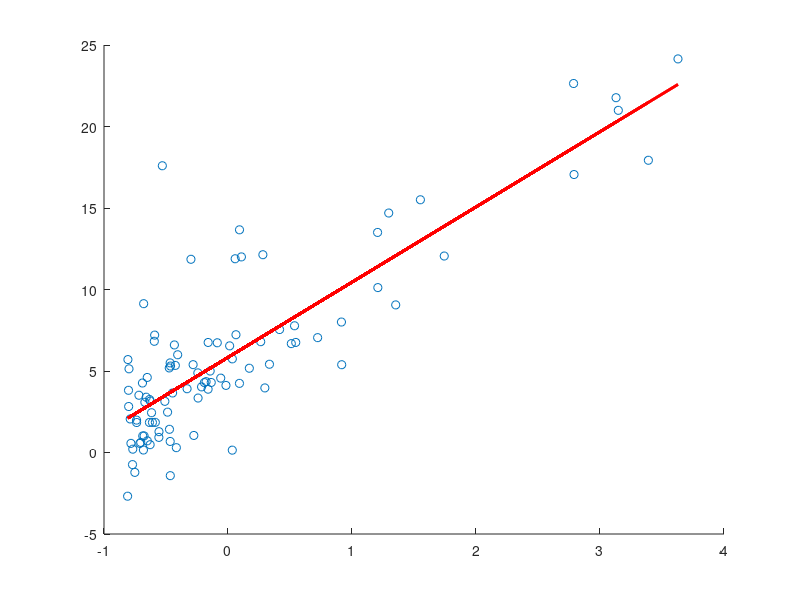
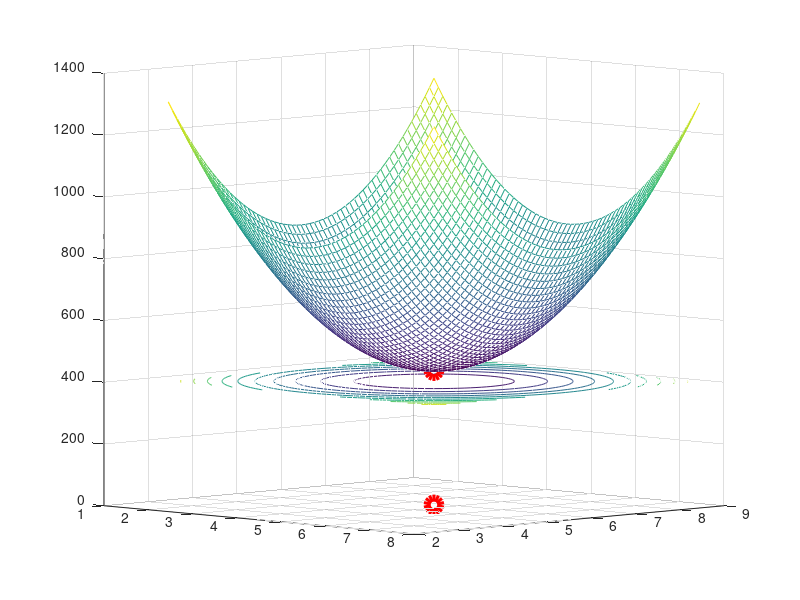
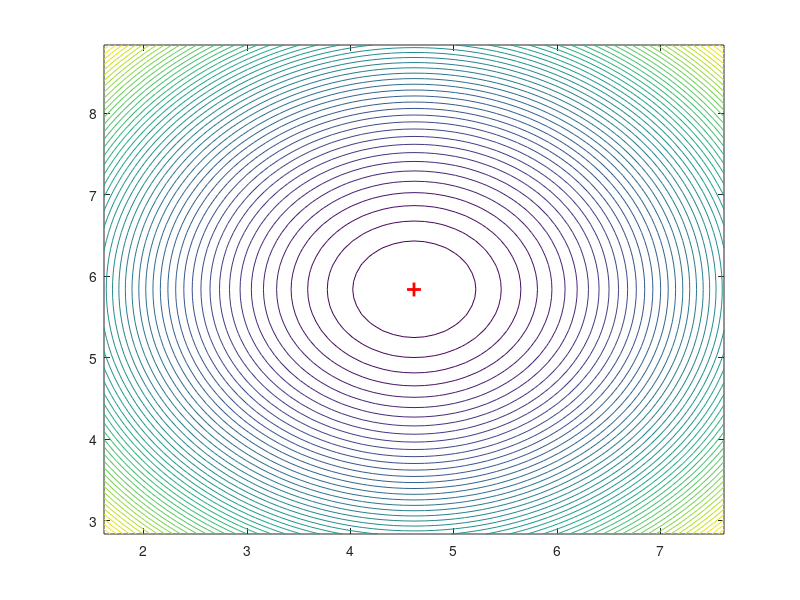

Recreate these plots in MATLAB, in order.
 clc; close all; clear all;

%% Reading training examples in x and y floating point arrays
fprintf('Reading Data \n');
x = textread('q1x.dat', '%f', 'delimiter', '\n', 'whitespace', '');
y = textread('q1y.dat', '%f', 'delimiter', '\n', 'whitespace', '');

x = x-mean(x);
x = x./std(x);

m = size(x,1);
% Number of training examples
fprintf('Number of Training examples: %d\n',m);
n = size(x,2) + 1;
% Number of features
fprintf('Number of features: %d\n',n);


%% Gradient Descent Parameters

eta = 0.1; % Learning Rate
fprintf('Value of Learning Rate: %f\n',eta);
eta = eta/m;


ext_x = cat(2,x,double(ones(m,1))); % adding column of 1 to x

theta = [0; 0]; % initialising theta to zero



%% Gradient Descent

figure;
scatter(x,y);
hold on
h=plot(x,y,'LineWidth',2,'MarkerSize',10,'color','red');
% Plot showing learnt hypothesis currently
% gets updated in each iteration of gradient descent



s = 2;counter=0;
% initialising s and loop counter
threshold = 0.0005;
fprintf('Stopping Criterion: Change is J_theta(x) is less than %f\n',threshold);
while (s>threshold)
    
    if(mod(counter,1)==0)
         set(h,'Xdata',x,'Ydata',ext_x*theta);
         drawnow;
      %   pause(0.2);
    end
    % updating the plot every 1000 loops

    counter = counter+1; % Loop Count
    
    if(counter == 1)
        s = 10;
    else
        R_old = R_new;
    end
    % Updating R_old with the R_new of last loop
    % Special Condition for first loop
        
    
    h_theta = ext_x*theta;
    error = y - h_theta;
    % value of differentiation of J_theta without multiplied with x
    
    theta(2) = theta(2) + eta*sum(error);
    theta(1) = theta(1) + eta*sum(error'*x);
    % updating thetas
    
    R_new = sum(error.*error);
    % updating R_new, which is J_theta with new theta obtained
    
    
    if(counter>1)
        s = abs(R_old - R_new);
    end
    % seeing the change in J_theta
    allJ(counter) = R_new./2;
    alltheta(counter,:)=theta;
    
end
 set(h,'Xdata',x,'Ydata',ext_x*theta);
 drawnow;
 pause(0.2);
 hold off;

 
 counter
% Value of theta after Batch GDA
fprintf('Value of Theta(2nd term is the intercept term): %f,%f\n',theta(1),theta(2));


%% 3-dimensional mesh showing the error function

range = 3; interval = 0.1;
% Initialising parameters for surface plot

[theta1a,theta2a] = meshgrid(theta(1)-range:interval:theta(1)+range,theta(2)-range:interval:theta(2)+range);
% making a mesh of theta1 and theta2 in order to make a surface plot
% around the obtained theta1 and theta2

Z = 0;
for i=1:m
    Z = Z + 0.5*((theta1a*(x(i))+theta2a)-y(i)).^2;
end
% calculating j_theta for every combination of theta1 and theta2


figure
meshc(theta1a,theta2a,Z);
alpha = 0;
beta = 0;
gamma = 0;
hold on;
P = plot3(alpha,beta,gamma,'ro','MarkerSize', 10, 'LineWidth', 5);
P1 = plot3(alpha,beta,0,'ro','MarkerSize', 10, 'LineWidth', 5);
for k = 1:counter
    set(P,'XData',alltheta(k,1),'YData',alltheta(k,2),'ZData',allJ(k));
    set(P1,'XData',alltheta(k,1),'YData',alltheta(k,2),'ZData',0);
    view(45,5+20/k);
    drawnow;
    pause(0.2);
end

set(P,'XData',alltheta(k,1),'YData',alltheta(k,2),'ZData',allJ(k));
drawnow;
pause(0.2);

hold off;


% Contour plot
figure, contour(theta1a, theta2a, Z,50);
hold on;
h = plot(theta(1), theta(2), 'r+', 'MarkerSize', 10, 'LineWidth', 2);
% plotting the point in the contour plot

for i = 1:counter
    set(h,'Xdata',alltheta(i,1),'Ydata',alltheta(i,2));
    drawnow;
    pause(0.2);
end

set(h,'Xdata',alltheta(i,1),'Ydata',alltheta(i,2));
drawnow;
pause(0.2);

hold off;